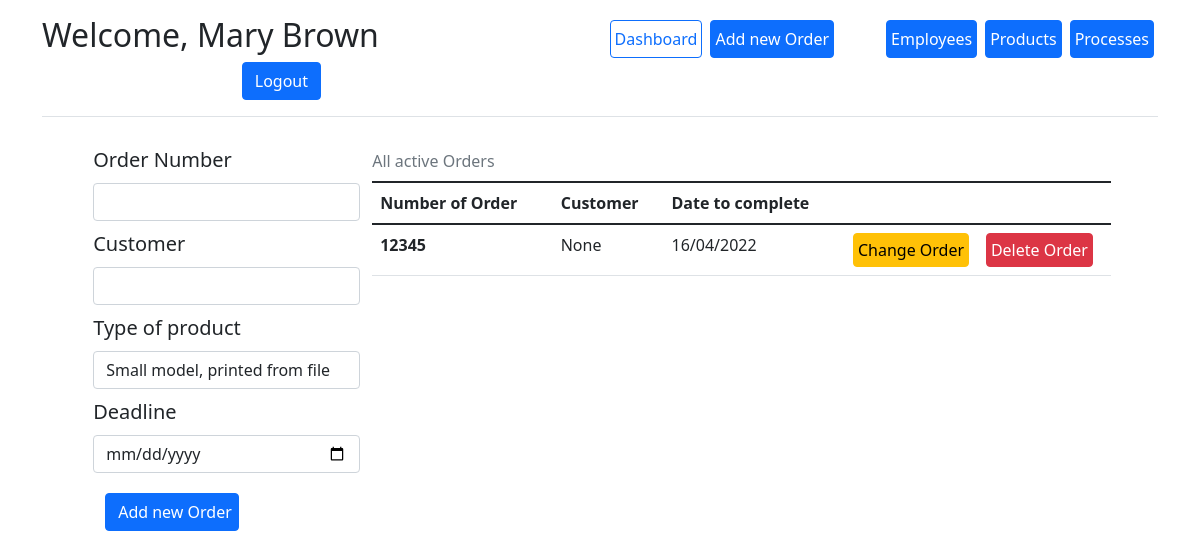
The page /add_order (signed in) on the database as committed earlier.
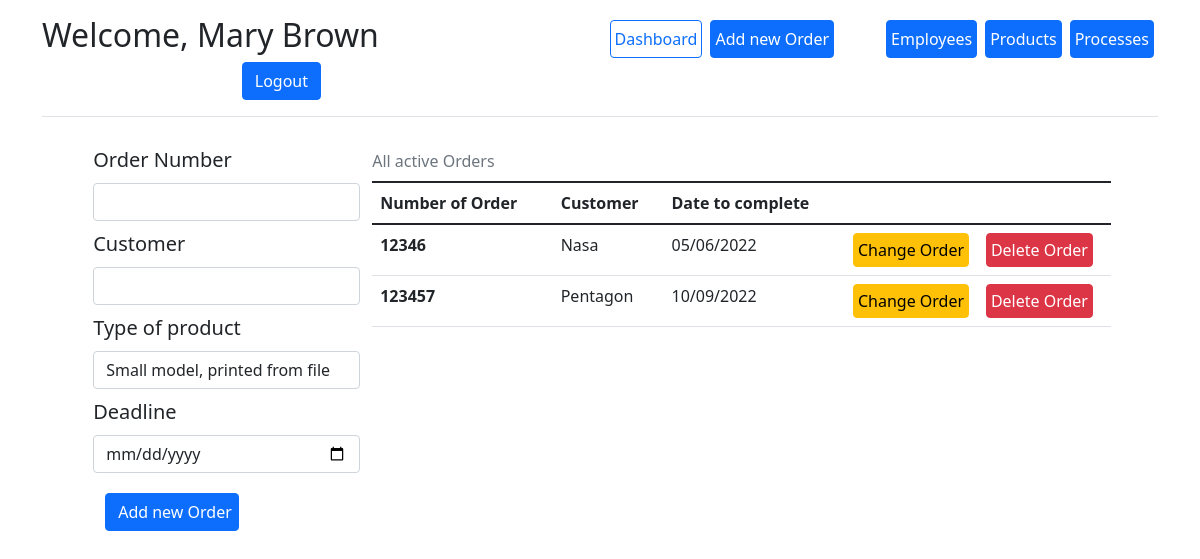
The same page on the database as committed later.
### app/models.py (models this page shows)
class Employee(db.Model, UserMixin):
    id = db.Column(db.Integer, primary_key=True, nullable=False, autoincrement=True)
    first_name = db.Column("First name", db.String)
    last_name = db.Column("Last name", db.String)
    user_name = db.Column("Username", db.String, unique=True)
    password = db.Column("Password", db.String)
    admin = db.Column("Administrator", db.Boolean, default=False)
    processes = db.relationship('Process', backref='employee', lazy='dynamic')

class Order(db.Model):
    order_id = db.Column(db.Integer, primary_key=True, nullable=False)
    customer = db.Column("Name", db.String)
    completed = db.Column("Completed", db.Boolean, default=False)
    date_to_complete = db.Column("Date_to_complete", db.Date)
    products = db.relationship("Product", secondary=orders_products, back_populates="orders")

### app/routes.py (the view, shortened to what this page needs)
@process_app.route('/add_order', methods=['get', 'post'])
@login_required
def add_order():
    table = models.Order.query.filter_by(completed=False).order_by(models.Order.date_to_complete.asc())
    form = AddOrder()
    form.product.choices = [
        (product.product_id, product.name) for product in models.Product.query.all()
    ]
    return render_template('add_order.html', form=form, table=table)

### app/forms.py
class AddOrder(FlaskForm):
    order_id = IntegerField("Order Number", validators=[InputRequired()])
    customer = StringField("Customer", validators=[InputRequired()])
    date = DateField("Deadline", validators=[InputRequired()])
    product = SelectField("Type of product", validators=[InputRequired()])
    submit = SubmitField()

### app/__init__.py (called while the page is built)
@login_manager.user_loader
def load_user(user_id):
    return Employee.query.get(int(user_id))

### app/templates/add_order.html (shortened to what this page needs)
{% extends "base.html" %}
{% block content %}
<div class="container">
    <div class="row g-3 justify-content-md-center">
        {% if current_user.admin %}
        <form action="" method="post" class="d-flex flex-column w-25  fs-5">
            {{ form.order_id.label(class="form-label m-1") }}
            {{ form.order_id(class="form-control m-1") }}
            {{ form.customer.label(class="form-label m-1") }}
            {{ form.customer(class="form-control m-1") }}
            {{ form.product.label(class="form-label m-1") }}
            {{ form.product(class="form-control m-1") }}
            {{ form.date.label(class="form-label m-1") }}
            {{ form.date(class="form-control m-1") }}
            {{ form.submit(class="btn btn-primary m-3 w-50", value="Add new Order") }}
                    </form>
        {% endif %}
        <div class="col-8">
            <table class="table table-hover">
                <caption class="caption-top test-center">All active Orders</caption>
                <thead>
                <tr>
                    <th scope="col">Number of Order</th>
                    <th scope="col">Customer</th>
                    <th scope="col">Date to complete</th>
                    <th scope="col" style="width:18%;"></th>
                    <th scope="col" style="width:18%;"></th>
                </tr>
                </thead>
                <tbody>
                {% for order in table %}
                <tr>
                    <td class="fw-bold">{{ order.order_id }}</td>
                    <td>{{ order.customer }}</td>
                    <td>{{ order.date_to_complete.strftime('%d/%m/%Y') }}</td>
                    <td>
                        <a href="{{ url_for('remove_order', order_id=order.order_id) }}" class="btn btn-warning p-1">Change
                            Order</a>
                    </td>
                    <td>
                        <a href="{{ url_for('remove_order', order_id=order.order_id) }}" class="btn btn-danger p-1">Delete
                            Order</a>
                    </td>
                </tr>
                {% endfor %}
                </tbody>
            </table>
        </div>
    </div>
</div>
{% endblock %}

### app/templates/base.html (shortened to what this page needs)
<!DOCTYPE html>
<html lang="en">
<head>
    <link href="https://cdn.jsdelivr.net/npm/bootstrap@5.1.3/dist/css/bootstrap.min.css" rel="stylesheet"
>
</head>
<body>
{% include "navbar.html" %}
{% block content %}
{% endblock %}
</body>
</html>

### app/templates/navbar.html
<div class="container">
    <header class="d-flex flex-wrap align-items-center justify-content-center justify-content-md-between py-3 mb-4 border-bottom">
    {% if current_user.is_authenticated %}
    <h2>Welcome, {{ current_user.first_name}} {{ current_user.last_name}}</h2>
    {% endif %}
    {% if current_user.is_authenticated and current_user.admin %}
    <ul class="nav col-12 col-md-auto mb-2 justify-content-center mb-md-0">
        <li><a href="{{ url_for('dashboard') }}" class="px-1 mx-1 btn btn-outline-primary">Dashboard</a></li>
        <li><a href="{{ url_for('add_order') }}" class="px-1 ms-1 me-5 btn btn-primary">Add new Order</a></li>
        <li><a href="{{ url_for('add_user') }}" class="px-1 mx-1 btn btn-primary">Employees</a></li>
        <li><a href="{{ url_for('add_product') }}" class="px-1 mx-1 btn btn-primary">Products</a></li>
        <li><a href="{{ url_for('add_process') }}" class="px-1 mx-1 btn btn-primary">Processes</a></li>
    </ul>
    {% endif %}
    <div class="col-md-3 text-end">
        {% if current_user.is_authenticated %}
        <a href="{{ url_for('logout') }}" class="btn btn-primary">Logout</a>
        {% else %}
        <a href="{{ url_for('login') }}" class="btn btn-outline-primary me-2">Login</a>
        {% endif %}
    </div>
</header>
</div>

Rows that differ between the two databases and show on the page:
no longer on this page (row edited): Order: order_id "12345", customer "None", date_to_complete "16/04/2022"
added Order: order_id "12346", customer "Nasa", date_to_complete "05/06/2022"
added Order: order_id "123457", customer "Pentagon", date_to_complete "10/09/2022"
